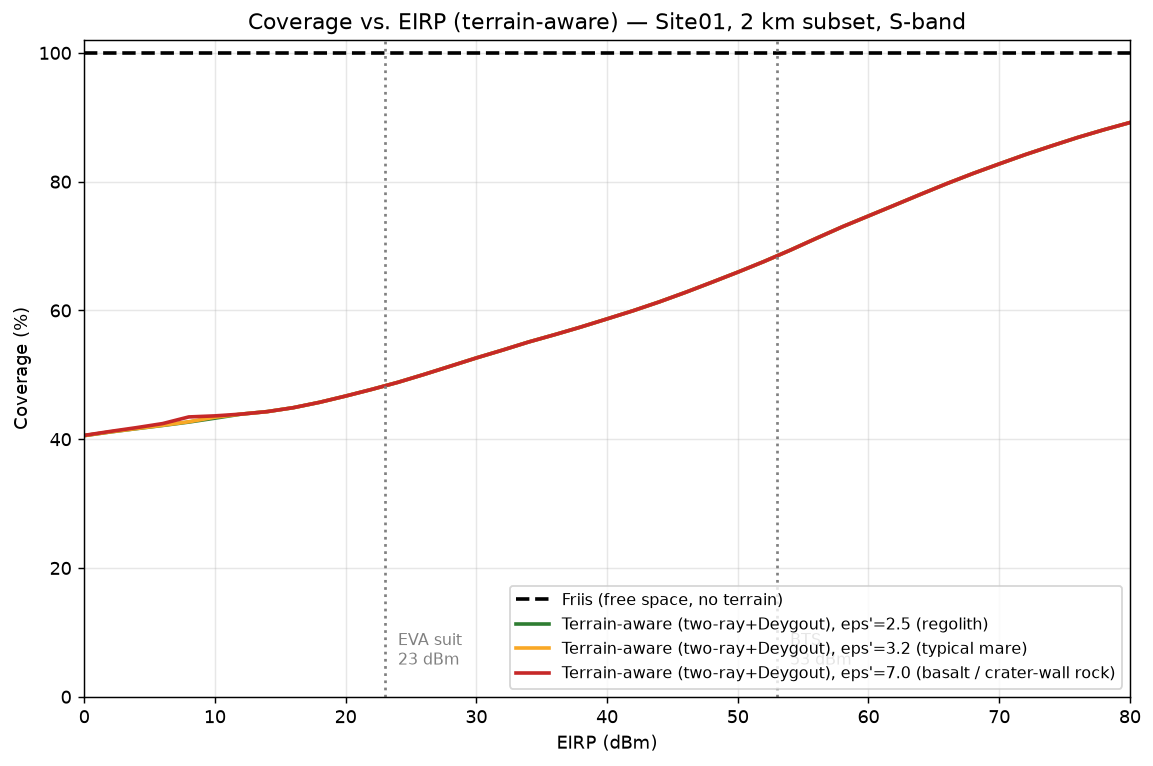

Write Python code to recreate this figure.
"""
Coverage % vs EIRP (0-80 dBm), WITH terrain (LOS -> two-ray, NLOS -> FSPL +
Deygout diffraction), for eps' = 2.5 (regolith), 3.2 (typical mare), 7.0
(basalt / crater-wall rock). Friis-only (no terrain, no multipath) shown for
reference. EVA suit (23 dBm) and BTS (53 dBm) EIRP marked as vertical lines.

Optimised: path loss is computed ONCE per pixel per eps (independent of
EIRP), then the EIRP sweep is a cheap vectorised threshold count -- not a
full pipeline recomputation at every EIRP value.

Produces coverage_vs_eirp_terrain.png. Run from the project root:
    python coverage_vs_eirp_terrain.py
"""
import numpy as np
import matplotlib
matplotlib.use("Agg")
import matplotlib.pyplot as plt

from lunarcomms.io.pgda import load_dem
from lunarcomms.geometry.horizon import los_mask_from_tx, extract_profile
from lunarcomms.propagation import two_ray, friis, diffraction

# ---- config -----------------------------------------------------------
DEM_PATH = "data/dem/Site01/Site01_final_adj_5mpp_surf.tif"
CLIP_KM = 1.0
FREQ_HZ = 2.5e9
H_TX, H_RX = 30.0, 2.0
GRX, SENS = 2.0, -106.0
EPS_VALUES = [2.5, 3.2, 7.0]
EIRP_RANGE_DBM = np.arange(0, 81, 2)
EVA_EIRP, BTS_EIRP = 23.0, 53.0
# -------------------------------------------------------------------------


def rho_for_eps(eps):
    return np.log(eps) / np.log(1.919)


def precompute_path_loss(dem, px, tx, eps_values):
    """Compute full-DEM path-loss arrays once per eps (LOS via two-ray, NLOS
    via FSPL+Deygout -- diffraction loss is eps-independent, computed once).
    Returns (dict eps->path_loss array, los mask)."""
    ny, nx = dem.shape
    los = los_mask_from_tx(dem, px, tx[0], tx[1], H_TX, H_RX)
    tx_elev = dem[tx] + H_TX

    ii, jj = np.mgrid[0:ny, 0:nx]
    dh = np.hypot(ii - tx[0], jj - tx[1]) * px

    # NLOS path loss (FSPL + Deygout): identical for every eps, compute once
    nlos_pl = np.full((ny, nx), np.nan)
    nlos_idx = np.argwhere(~los)
    print(f"  computing diffraction for {len(nlos_idx)} NLOS pixels...")
    for (i, j) in nlos_idx:
        if (i, j) == tx:
            continue
        rx_elev = dem[i, j] + H_RX
        d3d = np.hypot(dh[i, j], rx_elev - tx_elev)
        pl = float(friis.fspl_db(d3d, FREQ_HZ))
        h, dist = extract_profile(dem, tx[0], tx[1], i, j, px)
        pl += float(diffraction.deygout_loss_db(h, dist, H_TX, H_RX, FREQ_HZ))
        nlos_pl[i, j] = pl

    pl_by_eps = {}
    los_no_tx = los.copy()
    los_no_tx[tx] = False
    for eps in eps_values:
        rho = rho_for_eps(eps)
        pl = np.full((ny, nx), np.nan)
        pl[los_no_tx] = two_ray.path_loss_db(dh[los_no_tx], H_TX, H_RX, FREQ_HZ, rho)
        pl[~los] = nlos_pl[~los]
        pl_by_eps[eps] = pl
        print(f"  eps={eps} two-ray LOS path loss computed")

    # Friis-only (no terrain, no multipath) reference: FSPL at 3-D distance
    rx_elev_all = dem + H_RX
    d3d_all = np.hypot(dh, rx_elev_all - tx_elev)
    friis_pl = friis.fspl_db(d3d_all, FREQ_HZ)
    friis_pl[tx] = np.nan

    return pl_by_eps, friis_pl, los


def coverage_curve(pl, eirp_range, tx):
    """Vectorised coverage % for a sweep of EIRP values, given a precomputed
    path-loss array. O(1) per EIRP value -- no pipeline recomputation."""
    valid = np.isfinite(pl)
    n_valid = int(np.sum(valid)) + 1  # +1 for the TX pixel (always covered)
    out = np.empty(len(eirp_range))
    for k, eirp in enumerate(eirp_range):
        prx = friis.received_power_dbm(eirp, pl, GRX)
        margin = friis.link_margin_db(prx, SENS)
        covered = int(np.nansum(margin > 0)) + 1
        out[k] = 100 * covered / n_valid
    return out


def main():
    dem, transform, crs = load_dem(DEM_PATH, clip_extent_km=CLIP_KM)
    px = abs(transform.a)
    tx = tuple(int(v) for v in np.unravel_index(np.nanargmax(dem), dem.shape))
    print(f"DEM {dem.shape}, px={px} m, TX {tx}, elev {dem[tx]:.1f} m")

    pl_by_eps, friis_pl, los = precompute_path_loss(dem, px, tx, EPS_VALUES)
    print(f"  LOS fraction: {los.mean():.1%}  (NLOS/terrain-shadowed: {1-los.mean():.1%})\n")

    friis_curve = coverage_curve(friis_pl, EIRP_RANGE_DBM, tx)
    tworay_curves = {eps: coverage_curve(pl_by_eps[eps], EIRP_RANGE_DBM, tx)
                      for eps in EPS_VALUES}

    fig, ax = plt.subplots(figsize=(9, 6))
    ax.plot(EIRP_RANGE_DBM, friis_curve, "k--", lw=2, label="Friis (free space, no terrain)")

    colors = {2.5: "#2E7D32", 3.2: "#F9A825", 7.0: "#C62828"}
    labels = {2.5: "eps'=2.5 (regolith)", 3.2: "eps'=3.2 (typical mare)",
              7.0: "eps'=7.0 (basalt / crater-wall rock)"}
    for eps in EPS_VALUES:
        ax.plot(EIRP_RANGE_DBM, tworay_curves[eps], color=colors[eps], lw=2,
                label=f"Terrain-aware (two-ray+Deygout), {labels[eps]}")

    ax.axvline(EVA_EIRP, color="gray", linestyle=":", lw=1.5)
    ax.text(EVA_EIRP + 1, 5, f"EVA suit\n{EVA_EIRP:.0f} dBm", fontsize=9, color="gray")
    ax.axvline(BTS_EIRP, color="gray", linestyle=":", lw=1.5)
    ax.text(BTS_EIRP + 1, 5, f"BTS\n{BTS_EIRP:.0f} dBm", fontsize=9, color="gray")

    ax.set_xlabel("EIRP (dBm)")
    ax.set_ylabel("Coverage (%)")
    ax.set_title("Coverage vs. EIRP (terrain-aware) \u2014 Site01, 2 km subset, S-band")
    ax.set_xlim(0, 80)
    ax.set_ylim(0, 102)
    ax.grid(alpha=0.3)
    ax.legend(loc="lower right", fontsize=9)
    plt.tight_layout()
    plt.savefig("coverage_vs_eirp_terrain.png", dpi=130, bbox_inches="tight")
    print("wrote coverage_vs_eirp_terrain.png")


if __name__ == "__main__":
    main()
